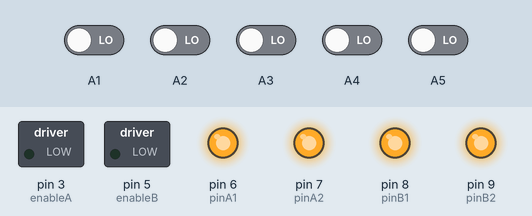
Recording of a sketch running on a simulated Arduino Uno, built with avr-gcc and run on an emulated ATmega328P. Parts: switched loads named in the sketch (green lamp = pin HIGH), output pins drawn as LEDs (lit = HIGH). The test bench sets the inputs (shaded band); at power-on: A1–5 LOW.

Above: at 1.2 s.
1.3 s: A1 driven HIGH
At 1.7 s:
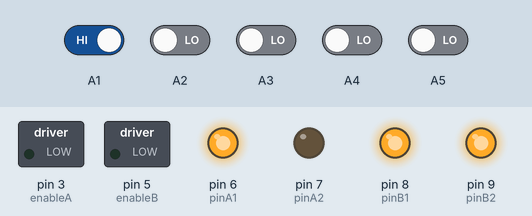
Timing chart, 0 to 2.1 s (numbered marks = the images above; inputs shaded):
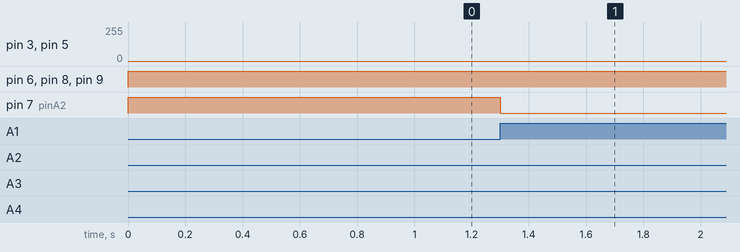

The sketch:

SampleCodeAPP.ino
```cpp
                      /* Forward
                     Sensor front
                 Left     ____    Right
               Motor B   /    \   Motor A
  ENB <- Motor Driver   |      |   ENA <- Motor Driver
  IN3 <- Motor Driver   |      |   IN1 <- Motor Driver
  IN4 <- Motor Driver   |      |   IN2 <- Motor Driver
                         \____/
                        Backward  */

// Motor Speed
int Speed_A = 80;
int Speed_B = 80;

// Motor A pins (enableA = enable motor, pinA1 = forward, pinA2 = backward)
//To Motor Driver connections, L298N
int enableA = 3;   //ENA
int pinA1 = 6;     //IN1
int pinA2 = 7;     //IN2
//Motor B pins (enabledB = enable motor, pinB2 = forward, pinB2 = backward)
int enableB = 5;   //ENB
int pinB1 = 8;     //IN3
int pinB2 = 9;     //IN4
int sensor[5] = {0, 0, 0, 0, 0};

void setup(){
  pinMode(enableA, OUTPUT);
  pinMode(pinA1, OUTPUT);
  pinMode(pinA2, OUTPUT);
  pinMode(enableB, OUTPUT);
  pinMode(pinB1, OUTPUT);
  pinMode(pinB2, OUTPUT);
}
void loop(){
  enableMotors();
  analogWrite(enableA, Speed_A);
  analogWrite(enableB, Speed_B);
  sensor[0] = digitalRead(A1);
  sensor[1] = digitalRead(A2);
  sensor[2] = digitalRead(A3);
  sensor[3] = digitalRead(A4);
  sensor[4] = digitalRead(A5);
  //               S1                 S2                  S3                  S4                   S5
  if      ((sensor[0] == 0) && (sensor[1] == 0) && (sensor[2] == 1) && (sensor[3] == 0) && (sensor[4] == 0))
    forward(10); // Centre line
  else if ((sensor[0] == 0) && (sensor[1] == 1) && (sensor[2] == 1) && (sensor[3] == 1) && (sensor[4] == 0))
    forward(20); // Centre line

  else if ((sensor[0] == 0) && (sensor[1] == 0) && (sensor[2] == 0) && (sensor[3] == 1) && (sensor[4] == 0))
    turnRight(1); // Centre off R1
  else if ((sensor[0] == 0) && (sensor[1] == 0) && (sensor[2] == 0) && (sensor[3] == 1) && (sensor[4] == 1))
    turnRight(1); // Centre off R1
  else if ((sensor[0] == 0) && (sensor[1] == 0) && (sensor[2] == 1) && (sensor[3] == 1) && (sensor[4] == 0))
    turnRight(1); // Centre off R1
  else if ((sensor[0] == 0) && (sensor[1] == 0) && (sensor[2] == 1) && (sensor[3] == 1) && (sensor[4] == 1))
    turnRight(1); // Centre off R1
  else if ((sensor[0] == 0) && (sensor[1] == 0) && (sensor[2] == 0) && (sensor[3] == 0) && (sensor[4] == 1))
    turnRight(1); // Centre off far R1
  else if ((sensor[0] == 0) && (sensor[1] == 1) && (sensor[2] == 0) && (sensor[3] == 0) && (sensor[4] == 0))
    turnLeft(1); // Centre off L1
  else if ((sensor[0] == 0) && (sensor[1] == 1) && (sensor[2] == 1) && (sensor[3] == 0) && (sensor[4] == 0))
    turnLeft(1); // Centre off L1
  else if ((sensor[0] == 1) && (sensor[1] == 1) && (sensor[2] == 1) && (sensor[3] == 0) && (sensor[4] == 0))
    turnLeft(1); // Centre off L1
  else if ((sensor[0] == 1) && (sensor[1] == 1) && (sensor[2] == 0) && (sensor[3] == 0) && (sensor[4] == 0))
    turnLeft(1); // Centre off L1
  else if ((sensor[0] == 1) && (sensor[1] == 0) && (sensor[2] == 0) && (sensor[3] == 0) && (sensor[4] == 0))
    turnLeft(1); // Centre off far L1
  else if ((sensor[0] == 1) && (sensor[1] == 1) && (sensor[2] == 1) && (sensor[3] == 1) && (sensor[4] == 1))
    brake(1); // All sensor detected, brake.
  else if ((sensor[0] == 0) && (sensor[1] == 0) && (sensor[2] == 0) && (sensor[3] == 0) && (sensor[4] == 0))
    brake(1); // All sensors not detected, brake.
  else
    forward(10);
}

//Define high-level H-bridge commands
void enableMotors()
{
  motorAOn();
  motorBOn();
}

void disableMotors()
{
  motorAOff();
  motorBOff();
}

void forward(int time)
{
  motorAForward();
  motorBForward();
  delay(time);
}

void backward(int time)
{
  motorABackward();
  motorBBackward();
  delay(time);
}

void turnLeft(int time)
{
  motorAForward();
  motorBBrake();
  delay(time);
}

void turnRight(int time)
{
  motorABrake();
  motorBForward();
  delay(time);
}

void coast(int time)
{
  motorACoast();
  motorBCoast();
  delay(time);
}

void brake(int time)
{
  motorABrake();
  motorBBrake();
  delay(time);
}

//Define low-level H-bridge commands
//enable motors
void motorAOn()
{
  digitalWrite(enableA, HIGH);
}

void motorBOn()
{
  digitalWrite(enableB, HIGH);
}

//disable motors
void motorAOff()
{
  digitalWrite(enableB, LOW);
}

void motorBOff()
{
  digitalWrite(enableA, LOW);
}

//motor A controls
void motorAForward()
{
  digitalWrite(pinA1, HIGH);
  digitalWrite(pinA2, LOW);
}

void motorABackward()
{
  digitalWrite(pinA1, LOW);
  digitalWrite(pinA2, HIGH);
}

//motor B controls
void motorBForward()
{
  digitalWrite(pinB1, HIGH);
  digitalWrite(pinB2, LOW);
}

void motorBBackward()
{
  digitalWrite(pinB1, LOW);
  digitalWrite(pinB2, HIGH);
}

//coasting and braking
void motorACoast()
{
  digitalWrite(pinA1, LOW);
  digitalWrite(pinA2, LOW);
}

void motorABrake()
{
  digitalWrite(pinA1, HIGH);
  digitalWrite(pinA2, HIGH);
}

void motorBCoast()
{
  digitalWrite(pinB1, LOW);
  digitalWrite(pinB2, LOW);
}

void motorBBrake()
{
  digitalWrite(pinB1, HIGH);
  digitalWrite(pinB2, HIGH);
}
```
